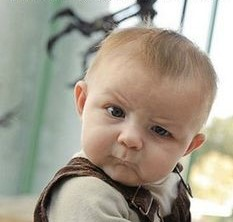
#> input picture baby.jpg, 233 x 222 px
$ python ex2_main.py   (older library calls are emulated)
#> lines starting #> are read from the running program, lines starting #| are printed output that depends on the picture; after the words box and inside, x2 and y2 are one past the last pixel; in counts of white or black regions, pixels touching at a corner belong together
### ex2_utils.py
"""
        '########:'##::::'##::::'#######::::
         ##.....::. ##::'##:::'##;;;::: ##::
         ##::::::::. ##'##::::::::::: ##::::
         ######:::::. ###:::::::::: ##::::::
         ##...:::::: ## ##::::::: ##::::::::
         ##:::::::: ##:. ##::::: ##:::::::::
         ########: ##:::. ##::'############:
        ........::..:::::..:::............::
"""
import cv2
import numpy as np
import matplotlib.pyplot as plt


# [6 lines left out: function myID, not called in this run]


def conv1D(inSignal: np.ndarray, kernel1: np.ndarray) -> np.ndarray:
    """
    Convolve a 1-D array with a given kernel
    :param inSignal: 1-D array
    :param kernel1: 1-D array as a kernel
    :return: The convolved array
    """

    inSignalSize = inSignal.shape[0]
    kernel1Size = kernel1.shape[0]
    convSize = inSignalSize + kernel1Size - 1

    conv = np.zeros(convSize)
    for m in np.arange(inSignalSize):
        for n in np.arange(kernel1Size):
            conv[m + n] = conv[m + n] + inSignal[m] * kernel1[n]

    return conv


def conv2D(inImage: np.ndarray, kernel2: np.ndarray) -> np.ndarray:
    """
    Convolve a 2-D array with a given kernel
    :param inImage: 2D image
    :param kernel2: A kernel
    :return: The convolved image
    """
    # assuming kernel size is odd
    if (kernel2.ndim == 1):
        width = kernel2.shape[0]
        width_pad = int((width - 1) / 2)
        height = 1
        height_pad = 0
        kernel2 = kernel2[-1::-1]
    else:
        height = kernel2.shape[0]
        height_pad = int((height - 1) / 2)  # assuming kernel size is odd
        width = kernel2.shape[1]
        width_pad = int((width - 1) / 2)  # assuming kernel size is odd
        kernel2 = kernel2[-1::-1, -1::-1]
    padded_image = cv2.copyMakeBorder(inImage, height_pad, height_pad, width_pad, width_pad, cv2.BORDER_REPLICATE)

    new_image = np.zeros(inImage.shape)
    for i in range(new_image.shape[0]):
        for j in range(new_image.shape[1]):
            sub_image = padded_image[i: i + height, j: j + width]
            new_image[i, j] = (sub_image * kernel2).sum()
    return new_image


def convDerivative(inImage: np.ndarray) -> (np.ndarray, np.ndarray, np.ndarray, np.ndarray):
    """
    Calculate gradient of an image
    :param inImage: Grayscale iamge
    :return: (directions, magnitude,x_der,y_der)
    """
    ker = np.array([[1, 0, -1]])
    x_der = conv2D(inImage, ker)
    y_der = conv2D(inImage, ker.T)
    directions = np.arctan2(y_der, x_der)
    magnitude = np.sqrt(x_der ** 2 + y_der ** 2)

    return directions, magnitude, x_der, y_der


def blurImage1(in_image: np.ndarray, kernel_size: int) -> np.ndarray:
    """
    Blur an image using a Gaussian kernel
    :param inImage: Input image
    :param kernelSize: Kernel size
    :return: The Blurred image
    """
    gaussian = gaussianKernel(kernel_size)
    return conv2D(in_image, gaussian)


def gaussianKernel(kernel_size: int) -> np.ndarray:
    g = np.array([1, 1])
    gaussian = np.array(g)
    for i in range(kernel_size - 2):
        gaussian = conv1D(g, gaussian)
    gaussian = np.array([gaussian])
    gaussian = gaussian.T.dot(gaussian)
    return gaussian / gaussian.sum()


def laplacianKernel() -> np.ndarray:
    laplacian = np.array([[0, 1, 0],
                          [1, -4, 1],
                          [0, 1, 0]])
    return laplacian


def blurImage2(in_image: np.ndarray, kernel_size: int) -> np.ndarray:
    """
    Blur an image using a Gaussian kernel using OpenCV built-in functions
    :param inImage: Input image
    :param kernelSize: Kernel size
    :return: The Blurred image
    """
    sigma = 0.3 * ((kernel_size - 1) * 0.5 - 1) + 0.8
    gaussian = cv2.getGaussianKernel(kernel_size, sigma)
    gaussian = gaussian.dot(gaussian.T)
    return cv2.filter2D(in_image, -1, gaussian, cv2.BORDER_REPLICATE)


def edgeDetectionSobel(img: np.ndarray, thresh: float = 0.7) -> (np.ndarray, np.ndarray):
    """
    Detects edges using the Sobel method
    :param img: Input image
    :param thresh: The minimum threshold for the edge response
    :return: opencv solution, my implementation
    """
    imgX, imgY, my_magnitude = sobelEdges(img)

    mySobel = np.ones_like(imgX)
    mySobel[my_magnitude < thresh] = 0

    sobelX = cv2.Sobel(img, cv2.CV_64F, 1, 0, thresh)
    sobelY = cv2.Sobel(img, cv2.CV_64F, 0, 1, thresh)

    cv_magnitude = cv2.magnitude(sobelX, sobelY)
    openCvSobel = np.ones_like(imgX)
    openCvSobel[cv_magnitude < thresh] = 0

    return openCvSobel, mySobel


def sobelEdges(img: np.ndarray) -> (np.ndarray, np.ndarray):
    # X & Y Kernels
    kerX = np.array([[-1, 0, 1], [-2, 0, 2], [-1, 0, 1]], np.float32)
    kerY = np.array([[-1, -2, -1], [0, 0, 0], [1, 2, 1]], np.float32)

    imgX = conv2D(img, kerX)
    imgY = conv2D(img, kerY)

    magnitude = np.sqrt(imgX ** 2 + imgY ** 2)
    return imgX, imgY, magnitude


def edgeDetectionZeroCrossingSimple(img: np.ndarray) -> (np.ndarray):
    """
    Detecting edges using the "ZeroCrossing" method
    :param img: Input image
    :return: Edge matrix
    """
    laplacian = laplacianKernel()
    conv_img = conv2D(img, laplacian)
    return findPattern(conv_img)


def findPattern(img: np.ndarray) -> np.ndarray:
    """
    Detecting edges by a + - or + 0 - patterns
    :param img: Input image
    :return: Edge matrix
    """
    h, w = img.shape[:2]
    edge_image = np.zeros(img.shape)
    for i in range(1, h - 1):
        for j in range(1, w - 1):
            if img[i, j] == 0:
                if (((img[i - 1, j] > 0 and img[i + 1, j] < 0)
                     or (img[i - 1, j] < 0 and img[i + 1, j] > 0))
                        or ((img[i, j - 1] > 0 and img[i, j + 1] < 0)
                            or (img[i, j - 1] < 0 and img[i, j + 1] > 0))):
                    edge_image[i, j] = 1
            elif img[i, j] > 0:
                if ((img[i - 1, j] < 0 or img[i + 1, j] < 0)
                        or (img[i, j - 1] < 0 or img[i, j + 1] < 0)):
                    edge_image[i, j] = 1
            else:  # img[i, j] < 0
                if img[i - 1, j] > 0:
                    edge_image[i - 1, j] = 1
                elif img[i + 1, j] > 0:
                    edge_image[i + 1, j] = 1
                elif img[i, j - 1] > 0:
                    edge_image[i, j - 1] = 1
                elif img[i, j + 1] > 0:
                    edge_image[i, j + 1] = 1
    return edge_image


def edgeDetectionZeroCrossingLOG(img: np.ndarray) -> np.ndarray:
    """
    Detecting edges using the "ZeroCrossingLOG" method
    :param img: Input image
    :return: :return: Edge matrix
    """
    gaussian = gaussianKernel(15)
    laplacian = laplacianKernel()
    g_l = conv2D(gaussian, laplacian)
    conv_img = conv2D(img, g_l)
    return findPattern(conv_img)


def edgeDetectionCanny(img: np.ndarray, thrs_1: float, thrs_2: float) -> (np.ndarray, np.ndarray):
    """
    Detecting edges usint "Canny Edge" method
    :param img: Input image
    :param thrs_1: T1
    :param thrs_2: T2
    :return: opencv solution, my implementation
    """

    my_res = Canny(img,thrs_1,thrs_2)
    unnorm_img = np.uint8(img * 255)
    cv_res = cv2.Canny(unnorm_img, int(thrs_1 * 255 * 3), int(thrs_2 * 255 * 3))
    return cv_res, my_res

def Canny(img: np.ndarray, thrs_1: float, thrs_2: float) -> (np.ndarray, np.ndarray):
    """
    Detecting edges usint "Canny Edge" method
    :param img: Input image
    :param thrs_1: T1
    :param thrs_2: T2
    :return: my implementation
    """

    imgX, imgY, magnitude = sobelEdges(img)
    directions = np.arctan2(imgX, imgY)

    directions = (directions * 180) / np.pi
    magnitude = magnitude * (1 / magnitude.max())
    max_mat = nms(magnitude, directions)
    my_res = hysteresis(max_mat, thrs_1, thrs_2)
    return my_res

def nms(magnitude, directions) -> np.ndarray:
    h, w = magnitude.shape[:2]
    for x in range(1, h - 1):
        for y in range(1, w - 1):
            angle = abs(round(directions[x, y]))
            # ~0 deg
            if ((0 <= angle <= 22 or 158 <= angle <= 180)
                    and (magnitude[x - 1, y] > magnitude[x, y]
                         or magnitude[x + 1, y] > magnitude[x, y])):
                magnitude[x, y] = 0
            # ~45 deg
            elif (23 <= angle <= 67
                  and (magnitude[x - 1, y - 1] > magnitude[x, y]
                       or magnitude[x + 1, y + 1] > magnitude[x, y])):
                magnitude[x, y] = 0
            # ~90 deg
            elif (68 <= angle <= 112
                  and (magnitude[x, y - 1] > magnitude[x, y]
                       or magnitude[x, y + 1] > magnitude[x, y])):
                magnitude[x, y] = 0
            # ~135 deg
            elif (113 <= angle <= 157
                  and (magnitude[x + 1, y - 1] > magnitude[x, y]
                       or magnitude[x - 1, y + 1] > magnitude[x, y])):
                magnitude[x, y] = 0
    return magnitude


def hysteresis(magnitude, thrs_1, thrs_2):
    t1 = thrs_1 * magnitude.max()
    t2 = thrs_2 * magnitude.max()

    edges = np.zeros(magnitude.shape)
    edges[magnitude > t1] = 1
    h, w = edges.shape[:2]
    for i in range(1, h - 1):
        for j in range(1, w - 1):
            neighbors = edges[i - 1:i + 2, j - 1:j + 2]
            if t1 > edges[i, j] > t2 and 1 in neighbors:
                edges[i, j] = 1
    return edges


def houghCircle(img: np.ndarray, min_radius: float, max_radius: float) -> list:
    """
    Find Circles in an image using a Hough Transform algorithm extension
    :param I: Input image
    :param minRadius: Minimum circle radius
    :param maxRadius: Maximum circle radius
    :return: A list containing the detected circles,
    [(x,y,radius),(x,y,radius),...]
    """

    canny_img = Canny(img, 0.4, 0.6)
    h, w = img.shape[:2]
    r_diff = max_radius - min_radius + 1
    circle_img = np.zeros((h, w, r_diff))

    for i in range(h):
        for j in range(w):
            if canny_img[i, j] == 1:
                for r in range(min_radius, max_radius+ 1):
                    for deg in range(360):
                        y = i + r * np.sin(deg)
                        x = j + r * np.cos(deg)
                        x = int(x)
                        y = int(y)
                        if 0 <= x < h and 0 <= y < w:
                            circle_img[x, y, r-min_radius] += 1
    # clean noise
    circle_img[circle_img < 120] = 0
    for r in range(r_diff):
        scope = round(r+min_radius)
        sub_img = circle_img[:, :, r]
        circle_img[:, :, r] = localMax(sub_img, scope)

    points = []
    for i in range(h):
        for j in range(w):
            max = 0
            rad = 0
            for r in range(r_diff):
                if circle_img[i, j, r] >= max:
                    max = circle_img[i, j, r]
                    rad = r
            if circle_img[i, j, rad] > (rad * 360):
                points.append((i, j, (rad + min_radius)))

    return points


def localMax(img: np.ndarray, scope: int) -> list:
    h, w = img.shape[:2]
    for i in range(scope, h - scope):
        for j in range(scope, w - scope):
            neighbors = img[i - scope:i + scope + 1, j - scope:j + scope + 1]
            if img[i, j] < neighbors.max():
                img[i, j] = 0
    return img

### ex2_main.py
from ex2_utils import *

import numpy as np
import matplotlib.pyplot as plt


def main():
    #print("ID:", myID())
    filename1 = 'baby.jpg'
    filename2 = 'dog.jpg'

    img1 = cv2.imread(filename1, 0)
#> img1: shape (222, 233); min 0, max 255, mean 158.7
    img2 = cv2.imread(filename2, 0)
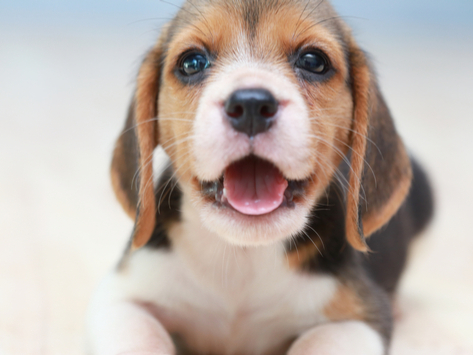
#> input picture dog.jpg, 473 x 355 px
#> img2: shape (355, 473); min 13, max 247, mean 178

    plt.subplot(1, 2, 1), plt.imshow(img1, cmap='gray'), plt.title('original pucture 1 ')
    plt.xticks([]), plt.yticks([])
    plt.subplot(1, 2, 2), plt.imshow(img2, cmap='gray'), plt.title('original pucture 2')
    plt.xticks([]), plt.yticks([])
    plt.show()
    img1 = img1 / 255
    img2 = img2 / 255

    # Convolution
    # 1D
    signal = np.array([1, 1, 1, 1])
    kernel1 = np.array([1, 1.5, 1])
    print(conv1D(signal, kernel1))
    print(np.convolve(signal, kernel1, 'full'))

    # ker = np.array([[1,1,1,1,1],
    #                [1,2,2,2,1],
    #                [1,2,3,2,1],
    #                [1,2,2,2,1],
    #                [1,1,1,1,1]])

    # 2D
    size = 11
    ker = np.full((size, size), 1)
    ker = ker / ker.sum()
    conv_res1 = conv2D(img1, ker)
    ker = ker[-1::-1, -1::-1]
    conv_res2 = cv2.filter2D(img1, -1, ker, cv2.BORDER_REPLICATE)
    plt.subplot(1, 2, 1), plt.imshow(conv_res1, cmap='gray'), plt.title('my convolution')
    plt.xticks([]), plt.yticks([])
    plt.subplot(1, 2, 2), plt.imshow(conv_res2, cmap='gray'), plt.title('opencv convolution')
    plt.xticks([]), plt.yticks([])
    plt.show()

    conv_res1 = conv2D(img2, ker)
    ker = ker[-1::-1, -1::-1]
    conv_res2 = cv2.filter2D(img2, -1, ker, cv2.BORDER_REPLICATE)
#> conv_res2: shape (355, 473) float64
    plt.subplot(1, 2, 1), plt.imshow(conv_res1, cmap='gray'), plt.title('my convolution')
    plt.xticks([]), plt.yticks([])
    plt.subplot(1, 2, 2), plt.imshow(conv_res2, cmap='gray'), plt.title('opencv convolution')
    plt.xticks([]), plt.yticks([])
    plt.show()


    # Derivatives
    directions, magnitude, x_der, y_der = convDerivative(img1)
#> after the loop in conv2D (call 3), `for i in range(new_image.shape[0]):`:
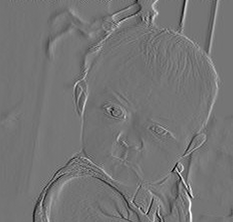
#> new_image: shape (222, 233) float64; min -0.745, max 0.878, mean 0.00222; drawn with min black and max white
    plt.subplot(2, 2, 1), plt.imshow(x_der, cmap='gray')
    plt.title('x derivative'), plt.xticks([]), plt.yticks([])
    plt.subplot(2, 2, 2), plt.imshow(y_der, cmap='gray')
    plt.title('y derivative'), plt.xticks([]), plt.yticks([])
    plt.subplot(2, 2, 3), plt.imshow(directions, cmap='gray')
    plt.title('directions'), plt.xticks([]), plt.yticks([])
    plt.subplot(2, 2, 4), plt.imshow(magnitude, cmap='gray')
    plt.title('magnitude'), plt.xticks([]), plt.yticks([])
    plt.show()

    directions, magnitude, x_der, y_der = convDerivative(img2)
#> in convDerivative (call 2), `magnitude = np.sqrt(x_der ** 2 + y_der ** 2)`:
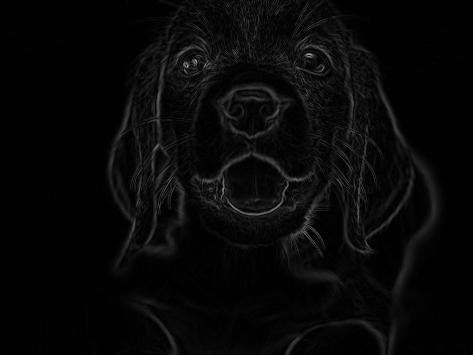
#> magnitude: shape (355, 473) float64; min 0, max 0.65, mean 0.0316
    plt.subplot(2, 2, 1), plt.imshow(x_der, cmap='gray')
    plt.title('x derivative'), plt.xticks([]), plt.yticks([])
    plt.subplot(2, 2, 2), plt.imshow(y_der, cmap='gray')
    plt.title('y derivative'), plt.xticks([]), plt.yticks([])
    plt.subplot(2, 2, 3), plt.imshow(directions, cmap='gray')
    plt.title('directions'), plt.xticks([]), plt.yticks([])
    plt.subplot(2, 2, 4), plt.imshow(magnitude, cmap='gray')
    plt.title('magnitude'), plt.xticks([]), plt.yticks([])
    plt.show()

    # Blur
    blur_res1 = blurImage1(img1, 11)
    blur_res2 = blurImage2(img1, 11)
    plt.subplot(1, 2, 1), plt.imshow(blur_res1, cmap='gray'), plt.title('my blur')
    plt.xticks([]), plt.yticks([])
    plt.subplot(1, 2, 2), plt.imshow(blur_res2, cmap='gray'), plt.title('opencv blur')
    plt.xticks([]), plt.yticks([])
    plt.show()

    blur_res1 = blurImage1(img2, 11)
    blur_res2 = blurImage2(img2, 11)
    plt.subplot(1, 2, 1), plt.imshow(blur_res1, cmap='gray'), plt.title('my blur')
    plt.xticks([]), plt.yticks([])
    plt.subplot(1, 2, 2), plt.imshow(blur_res2, cmap='gray'), plt.title('opencv blur')
    plt.xticks([]), plt.yticks([])
    plt.show()

    # Edge detection
    # sobel
    sobel_res1, sobel_res2 = edgeDetectionSobel(img1)
#> after the loop in conv2D (call 9), `for i in range(new_image.shape[0]):`:
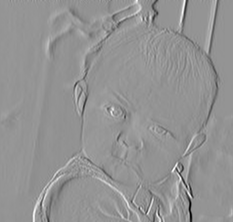
#> new_image: shape (222, 233) float64; min -3.45, max 2.49, mean -0.00887; drawn with min black and max white
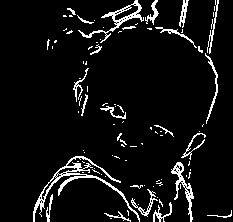
#> sobel_res1: shape (222, 233) float64; values 0 (black) and 1 (white), 6.9% white in thin lines or dots, all inside (x1, y1, x2, y2) = (33, 0, 232, 222)
#> sobel_res2: shape (222, 233) float64; values 0 (black) and 1 (white), 6.9% white in thin lines or dots, all inside (x1, y1, x2, y2) = (33, 0, 233, 222)
    plt.subplot(1, 2, 1), plt.imshow(sobel_res1, cmap='gray'), plt.title('opencv Sobel')
    plt.xticks([]), plt.yticks([])
    plt.subplot(1, 2, 2), plt.imshow(sobel_res2, cmap='gray'), plt.title('my Sobel')
    plt.xticks([]), plt.yticks([])
    plt.show()

    sobel_res1, sobel_res2 = edgeDetectionSobel(img2)
#> after the loop in conv2D (call 11), `for i in range(new_image.shape[0]):`:
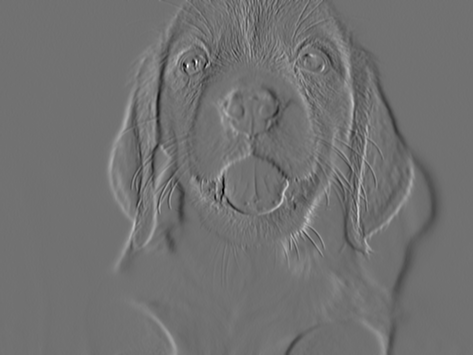
#> new_image: shape (355, 473) float64; min -1.75, max 2.18, mean 0.000507; drawn with min black and max white
#> after the loop in conv2D (call 12), `for i in range(new_image.shape[0]):`:
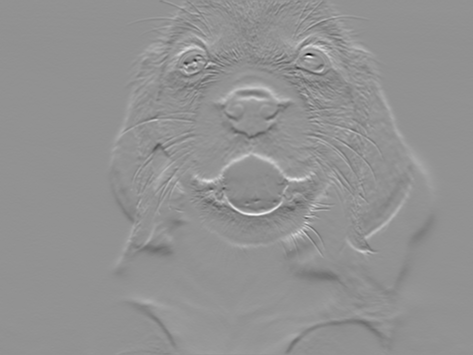
#> new_image: shape (355, 473) float64; min -2.45, max 1.82, mean -0.000608; drawn with min black and max white
    plt.subplot(1, 2, 1), plt.imshow(sobel_res1, cmap='gray'), plt.title('opencv Sobel')
    plt.xticks([]), plt.yticks([])
    plt.subplot(1, 2, 2), plt.imshow(sobel_res2, cmap='gray'), plt.title('my Sobel')
    plt.xticks([]), plt.yticks([])
    plt.show()

    # ZeroCrossing
    zeroCrossing_res1 = edgeDetectionZeroCrossingSimple(img1)
    zeroCrossing_res2 = edgeDetectionZeroCrossingLOG(img1)
    plt.subplot(1, 2, 1), plt.imshow(zeroCrossing_res1, cmap='gray'), plt.title('zero crossing simple')
    plt.xticks([]), plt.yticks([])
    plt.subplot(1, 2, 2), plt.imshow(zeroCrossing_res2, cmap='gray'), plt.title('zero crossing LOG')
    plt.xticks([]), plt.yticks([])
    plt.show()

    zeroCrossing_res1 = edgeDetectionZeroCrossingSimple(img2)
    zeroCrossing_res2 = edgeDetectionZeroCrossingLOG(img2)
    plt.subplot(1, 2, 1), plt.imshow(zeroCrossing_res1, cmap='gray'), plt.title('zero crossing simple')
    plt.xticks([]), plt.yticks([])
    plt.subplot(1, 2, 2), plt.imshow(zeroCrossing_res2, cmap='gray'), plt.title('zero crossing LOG')
    plt.xticks([]), plt.yticks([])
    plt.show()

    # Canny
    thrs_1 = 0.2
    thrs_2 = 0.1
    canny_res1, canny_res2 = edgeDetectionCanny(img1, thrs_1, thrs_2)
#> in hysteresis, `t1 = thrs_1 * magnitude.max()`: t1 = 0.2
#> in hysteresis, `t2 = thrs_2 * magnitude.max()`: t2 = 0.1
    plt.subplot(1, 2, 1), plt.imshow(canny_res1, cmap='gray'), plt.title('opencv cany')
    plt.xticks([]), plt.yticks([])
    plt.subplot(1, 2, 2), plt.imshow(canny_res2, cmap='gray'), plt.title('my cany')
    plt.xticks([]), plt.yticks([])
    plt.show()

    canny_res1, canny_res2 = edgeDetectionCanny(img2, thrs_1, thrs_2)
    plt.subplot(1, 2, 1), plt.imshow(canny_res1, cmap='gray'), plt.title('opencv cany')
    plt.xticks([]), plt.yticks([])
    plt.subplot(1, 2, 2), plt.imshow(canny_res2, cmap='gray'), plt.title('my cany')
    plt.xticks([]), plt.yticks([])
    plt.show()

    # HoughCircle
    # create pic
    circle_img = np.zeros((400, 400))
    circle_img = cv2.circle(circle_img, (50, 50), 20, (1, 1, 1), 0)
    circle_img = cv2.circle(circle_img, (250, 250), 200, (1, 1, 1), 0)
    circle_img = cv2.circle(circle_img, (150, 50), 22, (1, 1, 1), 0)
    circle_img = cv2.circle(circle_img, (25, 25), 21, (1, 1, 1), 0)

    min_radius = 20
    max_radius = 30
    hough_res = houghCircle(circle_img, min_radius, max_radius)
    print(hough_res)


if __name__ == '__main__':
    main()
